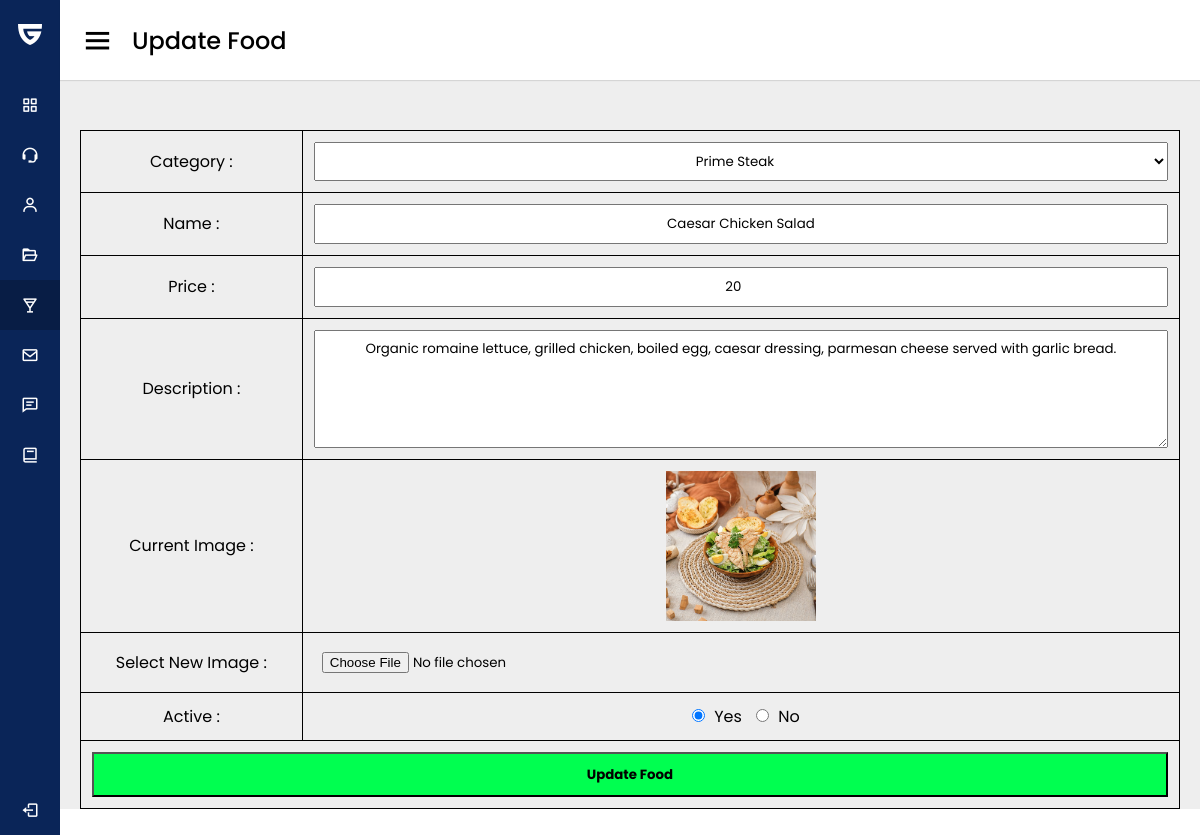
Page /Admin/update-food.php?id=37 (signed in) on the earlier database version.
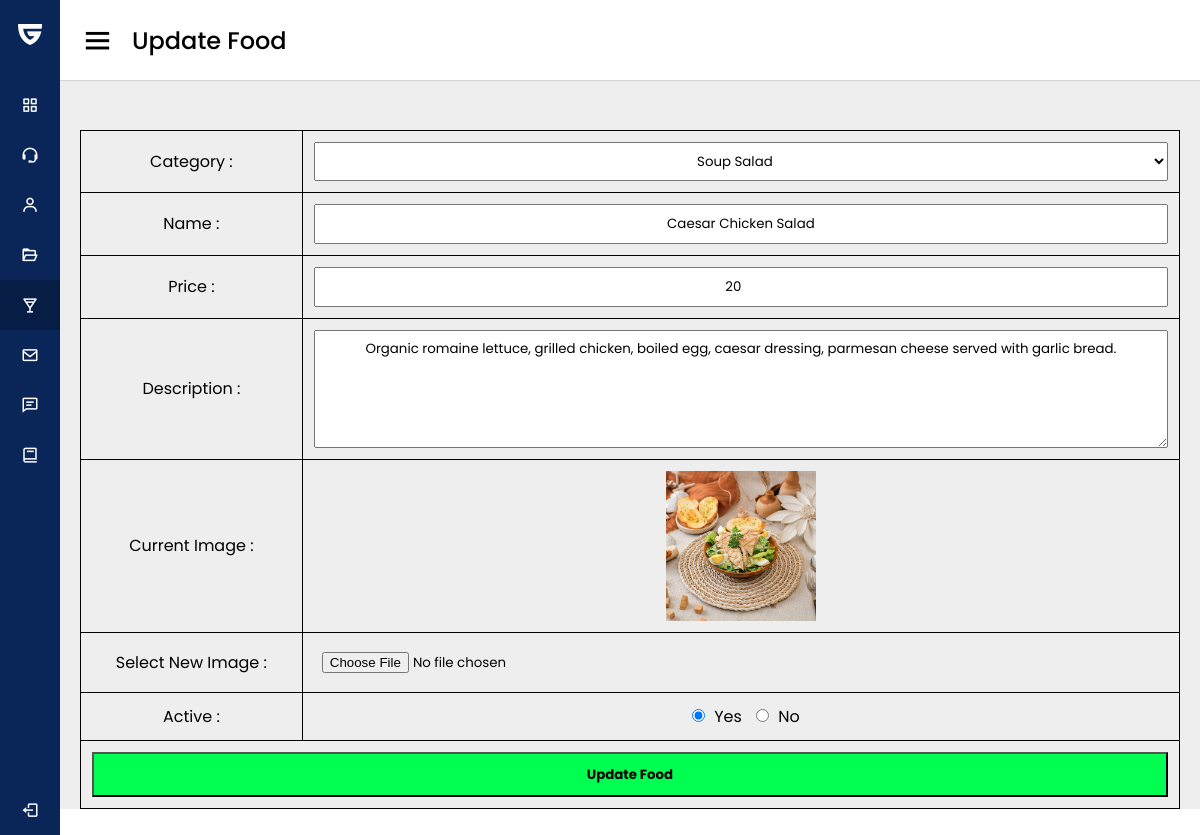
Same page on the later database version.
### tables this page shows
CREATE TABLE `tbl_food` (
  `food_id` int(10) UNSIGNED NOT NULL,
  `category` varchar(100) NOT NULL,
  `name` varchar(100) NOT NULL,
  `price` decimal(10,0) NOT NULL,
  `description` text NOT NULL,
  `image_name` varchar(255) NOT NULL,
  `active` varchar(10) NOT NULL
);

CREATE TABLE `tbl_category` (
  `id` int(10) UNSIGNED NOT NULL,
  `name` varchar(100) NOT NULL,
  `category` varchar(100) NOT NULL,
  `active` varchar(10) NOT NULL
);

### Admin/update-food.php (the view, shortened to what the changed rows need)
<?php
include('../Assets/Config/config.php');
?>
<?php
if (isset($_GET['id'])) {
    $id = $_GET['id'];
    $sql2 = "SELECT * FROM tbl_food WHERE food_id=$id";
    $res2 = mysqli_query($conn, $sql2);
    $row2 = mysqli_fetch_assoc($res2);
    $name = $row2['name'];
    $description = $row2['description'];
    $price = $row2['price'];
    $current_image = $row2['image_name'];
    $current_category = $row2['category'];
    $active = $row2['active'];
} else {
    header('location:' . SITEURL . 'Admin/manage-food.php');
}
?>
<html>
<head>
    <link rel="stylesheet" href="style.css">
    <link href='https://unpkg.com/boxicons@2.0.7/css/boxicons.min.css' rel='stylesheet'>
    <link rel="stylesheet" href="https://cdnjs.cloudflare.com/ajax/libs/font-awesome/5.15.3/css/all.min.css">
</head>
<body>
    <section class="home-section">
        <div class="home-content">
            <div class="overview-boxes">
                <table class="tbl-full">
                    <form action="" method="POST" enctype="multipart/form-data">
                        <tr>
                            <td>
                                <select name="category">
                                    <?php
                                    $sql = "SELECT * FROM tbl_category WHERE active='Yes'";
                                    $res = mysqli_query($conn, $sql);
                                    $count = mysqli_num_rows($res);
                                    if ($count > 0) {
                                        while ($row = mysqli_fetch_assoc($res)) {
                                            $category_name = $row['name'];
                                            $category_id = $row['category'];
                                    ?>
                                            <option <?php if ($current_category == $category_id) {
                                                        echo "selected";
                                                    } ?> value="<?php echo $category_id; ?>"><?php echo $category_name; ?></option>
                                    <?php
                                        }
                                    } else {
                                        echo "<option value='0'>Category Not Available.</option>";
                                    }
                                    ?>
                                </select>
                            </td>
                        </tr>
                        <tr>
                            <td>
                                <input type="text" name="name" value="<?php echo $name; ?>">
                            </td>
                        </tr>
                        <tr>
                            <td>
                                <input type="number" name="price" value="<?php echo $price; ?>">
                            </td>
                        </tr>
                        <tr>
                            <td>
                                <textarea name="description" cols="50" rows="5"><?php echo $description; ?></textarea>
                            </td>
                        </tr>
                        <tr>
                            <td>
                                <?php
                                if ($current_image == "") {
                                    echo "<div class='error'>Image not Available.</div>";
                                } else {
                                ?>
                                    <img src="<?php echo SITEURL; ?>Assets/Images/all-menu/<?php echo $current_category; ?>/<?php echo $current_image; ?>" width="150px">
                                <?php
                                }
                                ?>
                            </td>
                        </tr>
                        <tr>
                            <td>
                                <input <?php if ($active == "Yes") {
                                            echo "checked";
                                        } ?> class="active" type="radio" name="active" value="Yes"> Yes
                                <input <?php if ($active == "No") {
                                            echo "checked";
                                        } ?> class="active" type="radio" name="active" value="No"> No
                            </td>
                        </tr>
                    </form>
                </table>
            </div>
        </div>
    </section>
</body>
</html>

Differences in the rows shown:
changed tbl_food "Caesar Chicken Salad": category "Prime Steak" → "Soup Salad"
